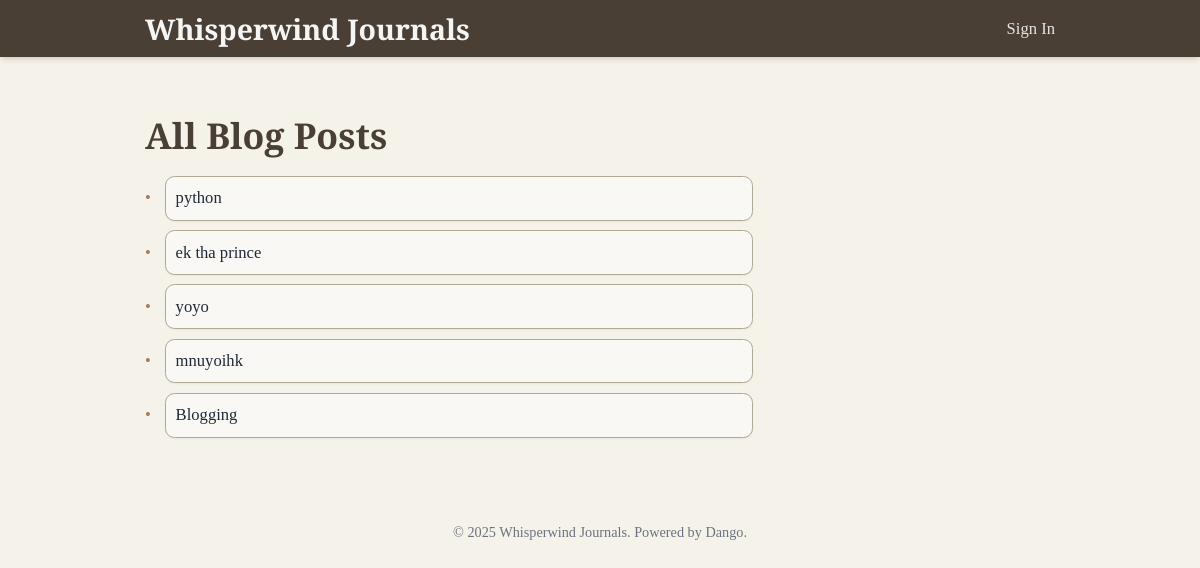
The page / on the database its author committed.
### blog_app/models.py (models this page shows)
class Post(models.Model):
	title=models.CharField(max_length=200)
	author=models.ForeignKey(User, on_delete=models.CASCADE)
	content=models.TextField()
	created_at=models.DateTimeField(auto_now_add=True)

### blog_app/views.py (the view)
# urls.py: path('',views.index,name='index'),
def index(request):
	post_objs=Post.objects.all()
	return render(request,'index.html',{'post_objs':post_objs})

### templates/index.html (shortened to what this page needs)
<!DOCTYPE html>
<html lang="en">
<head>
    <script src="https://cdn.tailwindcss.com"></script>
    <link rel="stylesheet" href="blog-index.css">
</head>
<body class="text-gray-800">
    <header class="header-bg shadow-md">
        <nav class="container mx-auto px-12 py-2 flex justify-between items-center">
            <h1 class="text-2xl font-bold text-stone-100">
                Whisperwind Journals
            </h1>
            <div class="flex items-center space-x-4">
                {% if request.user.is_authenticated %}
                <a href="{% url 'account_logout' %}" class="text-sm text-stone-200 hover:text-white transition duration-300">Sign Out</a>
                <a href="#" class="text-sm text-stone-200 hover:text-white transition duration-300">Blog</a>
                <a href="{% url 'create_post' %}" class="border-2 accent-color text-stone-100 px-3 py-1 rounded-lg text-sm font-semibold hover:bg-stone-100 hover:text-[#4a3f35] transition duration-300">
                    Create Post
                </a>
                {% else %}
                <a href="{% url 'account_login' %}" class="text-sm text-stone-200 hover:text-white transition duration-300">Sign In</a>
                {% endif %}
            </div>
        </nav>
    </header>
    <main class="container mx-auto px-12 py-6">
        <div>
            <h3 class="text-3xl font-bold mb-4 main-text-color">All Blog Posts</h3>
            <ul class="space-y-2 max-w-lg text-sm">
                 {% for obj in post_objs %}
                <li class="flex items-center space-x-3">
                    <span class="text-md accent-color">•</span>
                    <div class="w-full bg-white/50 border post-item p-2 rounded-lg shadow-sm">
                        <a href="{% url 'post_detail' obj.id %}" >{{obj.title}}</a>
                    </div>
                </li>
                {% endfor %}
            </ul>
        </div>
    </main>
    <footer class="text-center py-4 mt-8 text-xs text-gray-500">
        <p>&copy; 2025 Whisperwind Journals. Powered by Dango.</p>
    </footer>
</body>
</html>

### static/blog_app/blog-index.css (style rules this page uses)
html { font-size: 19px; }
body { font-family: 'Merriweather', serif; background-color: #f5f2e9; }
.header-bg { background-color: #4a3f35; }
.main-text-color { color: #4a3f35; }
.accent-color { color: #a17d5c; border-color: #a17d5c; }
.post-item { border-color: #b0a993; }

### templates/index.html (style rules this page uses)
html { font-size: 19px; }
body { font-family: 'Merriweather', serif; background-color: #f5f2e9; }
.header-bg { background-color: #4a3f35; }
.main-text-color { color: #4a3f35; }
.accent-color { color: #a17d5c; border-color: #a17d5c; }
.post-item { border-color: #b0a993; }

### rows shown on the page
Post: title "python"
Post: title "ek tha prince"
Post: title "yoyo"
Post: title "mnuyoihk"
Post: title "Blogging"
